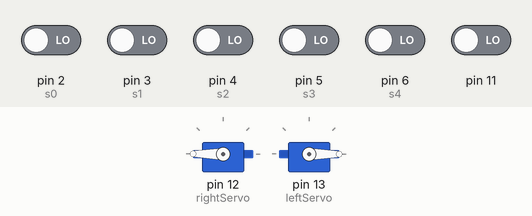
The sketch below on a simulated Arduino Uno, built with avr-gcc and run on an emulated ATmega328P. On the bench: 2 × servo. The inputs (shaded band) are chosen by the test bench; at power-on: pin 2 (s0), pin 3 (s1), pin 4 (s2), pin 5 (s3), pin 6 (s4), pin 11 LOW.

Above: at 1.2 s.
1.3 s: pin 5 (s3) driven HIGH
At 1.9 s:
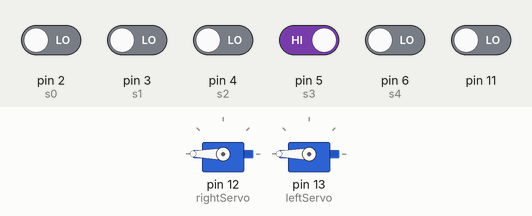
2.8 s: pin 5 (s3) driven LOW
At 3.1 s:
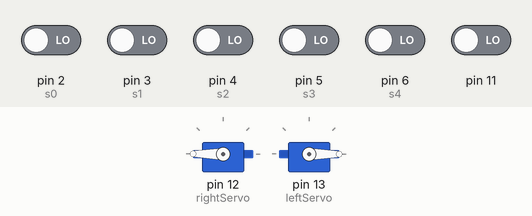
4.3 s: pin 6 (s4) driven HIGH
At 5.4 s:
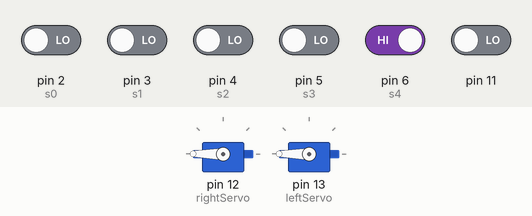
5.8 s: pin 11 driven HIGH
At 6.6 s:
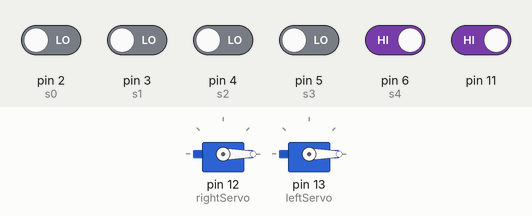
Timing chart, 0 to 8.3 s (numbered marks = the images above; inputs shaded):
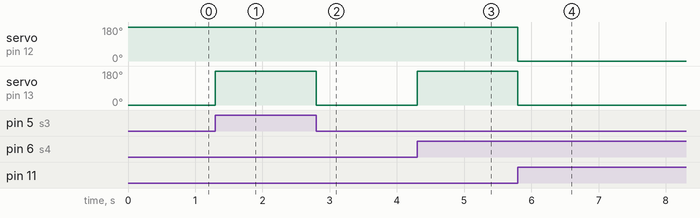

The sketch:

LineFollower.ino
```cpp
#include <Servo.h>

Servo rightServo;
Servo leftServo;

/**
 * The setup() function is called when a sketch starts.
 * Use it to initialize variables, pin modes, start using libraries, etc.
 */
void setup()
{
  pinMode(11, INPUT);

  /**
   * Configures the specified pins on the sensors to behave an input.
   */
  pinMode(2, INPUT); //s0
  pinMode(3, INPUT); //s1
  pinMode(4, INPUT); //s2
  pinMode(5, INPUT); //s3
  pinMode(6, INPUT); //s4
  pinMode(7, INPUT); //s5
  pinMode(8, INPUT); //s6
  pinMode(9, INPUT); //s7
}


void loop()
{
  followLine(digitalRead(11));
}

/**
 * If the value is:
 * 0/false/LOW -> Follows a white line on a black surface
 * 1/true/HIGH -> Follows a black line on a white surface
 */
void followLine(uint8_t lineColour)
{
  if(digitalRead(5) == lineColour && digitalRead(6) == lineColour)
  {
    forward();
  }
  else if(digitalRead(2) == lineColour || digitalRead(3) == lineColour || digitalRead(4)== lineColour || digitalRead(5) == lineColour)
  {
    right();
  }
  else if(digitalRead(6) == lineColour || digitalRead(7) == lineColour || digitalRead(8) == lineColour || digitalRead(9) == lineColour)
  {
    left();
  }
  else
  {
    stop();
  }
}

/**
 *
 */
void forward()
{
  checkAttachedStatus();
  leftServo.write(-180);
  rightServo.write(180);
}

/*
 *
 */
void reverse()
{
  checkAttachedStatus();
  leftServo.write(180);
  rightServo.write(-180);
}

/*
 *
 */
void left()
{
  checkAttachedStatus();
  leftServo.write(-180);
  rightServo.write(-180);
}

/*
 *
 */
void right()
{
  checkAttachedStatus();
  leftServo.write(180);
  rightServo.write(180);
}

/*
 *
 */
void stop()
{
 rightServo.detach();
 leftServo.detach();
}

/*
 *
 */
void checkAttachedStatus()
{
  if(!leftServo.attached() && !rightServo.attached())
  {
    rightServo.attach(12);
    leftServo.attach(13);
  }
}
```

Measured:
- after the input at 1.3 s, servo on pin 13 (leftServo): 0° → 180° at once
- after the input at 2.8 s, servo on pin 13 (leftServo): 180° → 0° at once
- after the input at 4.3 s, servo on pin 13 (leftServo): 0° → 180° at once
- after the input at 5.8 s, servo on pin 12 (rightServo), servo on pin 13 (leftServo): 180° → 0° at once
